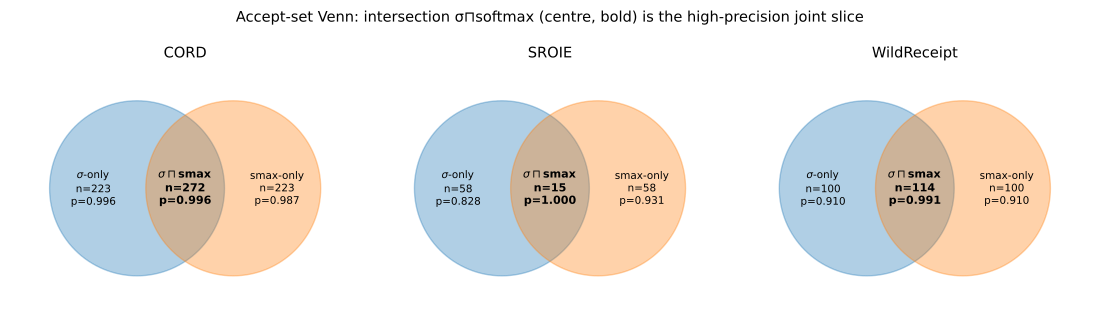

The script that saved this image:
"""fig_accept_venn: sigma vs softmax accept-set Venn per corpus.

v2: three-panel (CORD, SROIE, WildReceipt). Reads PAPER_TABLE.json
which is now populated by paper_table.py v2 with WildReceipt's full
softmax/intersect data from MF2_wildreceipt_softmax.json.

Each region annotated with |set| and precision; uses matplotlib
primitives (no external Venn library).
"""
import json
from pathlib import Path
import matplotlib
matplotlib.rcParams['pdf.fonttype'] = 42
matplotlib.rcParams['ps.fonttype'] = 42
import matplotlib.pyplot as plt
from matplotlib.patches import Circle

ROOT = Path(__file__).resolve().parents[3]
RUNS = ROOT / "runs"
OUT = Path(__file__).parent / "fig_accept_venn.pdf"


def panel(ax, corpus, sigma_only_n, smax_only_n, inter_n,
          inter_p, sigma_only_p, smax_only_p):
    r = 1.0
    cx_l, cx_r = -0.55, 0.55
    ax.add_patch(Circle((cx_l, 0), r, alpha=0.35, color="#1f77b4"))
    ax.add_patch(Circle((cx_r, 0), r, alpha=0.35, color="#ff7f0e"))
    ax.text(-1.05, 0, f"$\\sigma$-only\nn={sigma_only_n}\np={sigma_only_p:.3f}",
            ha="center", va="center", fontsize=7.5)
    ax.text(0, 0, f"$\\sigma\\sqcap$smax\nn={inter_n}\np={inter_p:.3f}",
            ha="center", va="center", fontsize=8, fontweight="bold")
    ax.text(1.05, 0, f"smax-only\nn={smax_only_n}\np={smax_only_p:.3f}",
            ha="center", va="center", fontsize=7.5)
    ax.set_xlim(-2.0, 2.0)
    ax.set_ylim(-1.4, 1.4)
    ax.set_aspect("equal")
    ax.axis("off")
    ax.set_title(corpus, fontsize=10.5)


def main():
    data = json.loads((RUNS / "PAPER_TABLE.json").read_text())["T1_headline"]
    order = {"CORD": 0, "SROIE": 1, "WildReceipt": 2}
    data = sorted([r for r in data if r["corpus"] in order], key=lambda r: order[r["corpus"]])
    data = [r for r in data if r["intersect_precision"] is not None]

    n_panels = len(data)
    fig, axes = plt.subplots(1, n_panels, figsize=(3.7 * n_panels, 3.4))
    if n_panels == 1: axes = [axes]

    for ax, row in zip(axes, data):
        # Counts/precisions taken straight from PAPER_TABLE.json so the
        # Venn regions are exactly consistent with the headline table.
        smax_only_p = row.get("softmax_only_precision")
        if smax_only_p is None:
            smax_only_p = 0.0
        panel(ax, row["corpus"],
              row["sigma_only_n"], row["softmax_only_n"], row["intersect_n"],
              row["intersect_precision"],
              row["sigma_only_precision"] if row["sigma_only_precision"] is not None else 0.0,
              smax_only_p)

    fig.suptitle("Accept-set Venn: intersection σ⊓softmax (centre, bold) is the high-precision joint slice",
                 fontsize=10.5)
    fig.tight_layout()
    fig.savefig(OUT, bbox_inches="tight")
    print(f"Wrote {OUT}")


if __name__ == "__main__":
    main()
